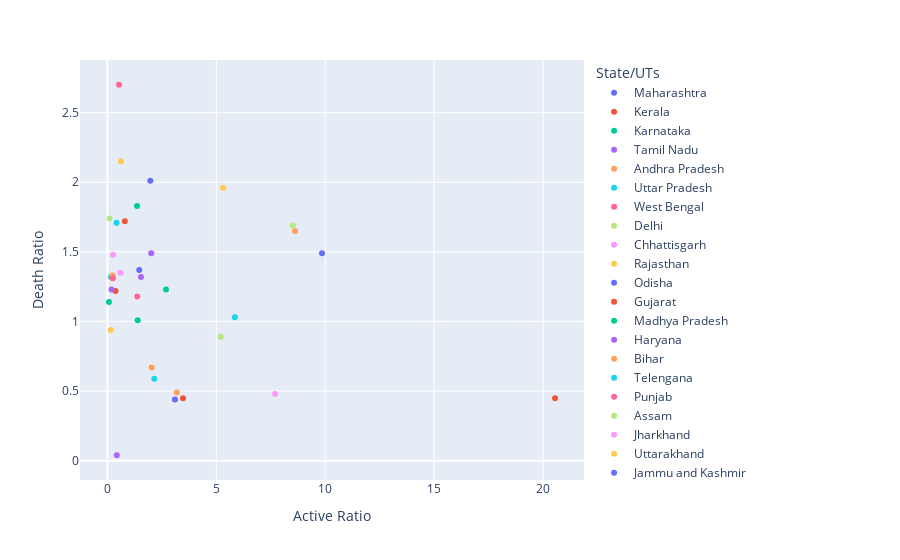

Notebook source saved alongside this figure:
### Code cell
px.scatter(data, x='Active Ratio',y='Death Ratio', color=data['State/UTs'])

### Figure 1 — Plotly figure (JSON) as saved in the notebook; plotly's stock layout.template omitted (floating-point values rounded to 4 significant figures)
{"data": [{"hovertemplate": "State/UTs=Maharashtra<br>Active Ratio=%{x}<br>Death Ratio=%{y}<extra></extra>", "legendgroup": "Maharashtra", "marker": {"color": "#636efa", "symbol": "circle"}, "mode": "markers", "name": "Maharashtra", "orientation": "v", "showlegend": true, "type": "scatter", "x": [1.97], "xaxis": "x", "y": [2.01], "yaxis": "y"}, {"hovertemplate": "State/UTs=Kerala<br>Active Ratio=%{x}<br>Death Ratio=%{y}<extra></extra>", "legendgroup": "Kerala", "marker": {"color": "#EF553B", "symbol": "circle"}, "mode": "markers", "name": "Kerala", "orientation": "v", "showlegend": true, "type": "scatter", "x": [3.47], "xaxis": "x", "y": [0.45], "yaxis": "y"}, {"hovertemplate": "State/UTs=Karnataka<br>Active Ratio=%{x}<br>Death Ratio=%{y}<extra></extra>", "legendgroup": "Karnataka", "marker": {"color": "#00cc96", "symbol": "circle"}, "mode": "markers", "name": "Karnataka", "orientation": "v", "showlegend": true, "type": "scatter", "x": [2.69], "xaxis": "x", "y": [1.23], "yaxis": "y"}, {"hovertemplate": "State/UTs=Tamil Nadu<br>Active Ratio=%{x}<br>Death Ratio=%{y}<extra></extra>", "legendgroup": "Tamil Nadu", "marker": {"color": "#ab63fa", "symbol": "circle"}, "mode": "markers", "name": "Tamil Nadu", "orientation": "v", "showlegend": true, "type": "scatter", "x": [1.54], "xaxis": "x", "y": [1.32], "yaxis": "y"}, {"hovertemplate": "State/UTs=Andhra Pradesh<br>Active Ratio=%{x}<br>Death Ratio=%{y}<extra></extra>", "legendgroup": "Andhra Pradesh", "marker": {"color": "#FFA15A", "symbol": "circle"}, "mode": "markers", "name": "Andhra Pradesh", "orientation": "v", "showlegend": true, "type": "scatter", "x": [2.03], "xaxis": "x", "y": [0.67], "yaxis": "y"}, {"hovertemplate": "State/UTs=Uttar Pradesh<br>Active Ratio=%{x}<br>Death Ratio=%{y}<extra></extra>", "legendgroup": "Uttar Pradesh", "marker": {"color": "#19d3f3", "symbol": "circle"}, "mode": "markers", "name": "Uttar Pradesh", "orientation": "v", "showlegend": true, "type": "scatter", "x": [0.16], "xaxis": "x", "y": [1.32], "yaxis": "y"}, {"hovertemplate": "State/UTs=West Bengal<br>Active Ratio=%{x}<br>Death Ratio=%{y}<extra></extra>", "legendgroup": "West Bengal", "marker": {"color": "#FF6692", "symbol": "circle"}, "mode": "markers", "name": "West Bengal", "orientation": "v", "showlegend": true, "type": "scatter", "x": [1.37], "xaxis": "x", "y": [1.18], "yaxis": "y"}, {"hovertemplate": "State/UTs=Delhi<br>Active Ratio=%{x}<br>Death Ratio=%{y}<extra></extra>", "legendgroup": "Delhi", "marker": {"color": "#B6E880", "symbol": "circle"}, "mode": "markers", "name": "Delhi", "orientation": "v", "showlegend": true, "type": "scatter", "x": [0.1], "xaxis": "x", "y": [1.74], "yaxis": "y"}, {"hovertemplate": "State/UTs=Chhattisgarh<br>Active Ratio=%{x}<br>Death Ratio=%{y}<extra></extra>", "legendgroup": "Chhattisgarh", "marker": {"color": "#FF97FF", "symbol": "circle"}, "mode": "markers", "name": "Chhattisgarh", "orientation": "v", "showlegend": true, "type": "scatter", "x": [0.6], "xaxis": "x", "y": [1.35], "yaxis": "y"}, {"hovertemplate": "State/UTs=Rajasthan<br>Active Ratio=%{x}<br>Death Ratio=%{y}<extra></extra>", "legendgroup": "Rajasthan", "marker": {"color": "#FECB52", "symbol": "circle"}, "mode": "markers", "name": "Rajasthan", "orientation": "v", "showlegend": true, "type": "scatter", "x": [0.15], "xaxis": "x", "y": [0.94], "yaxis": "y"}, {"hovertemplate": "State/UTs=Odisha<br>Active Ratio=%{x}<br>Death Ratio=%{y}<extra></extra>", "legendgroup": "Odisha", "marker": {"color": "#636efa", "symbol": "circle"}, "mode": "markers", "name": "Odisha", "orientation": "v", "showlegend": true, "type": "scatter", "x": [3.1], "xaxis": "x", "y": [0.44], "yaxis": "y"}, {"hovertemplate": "State/UTs=Gujarat<br>Active Ratio=%{x}<br>Death Ratio=%{y}<extra></extra>", "legendgroup": "Gujarat", "marker": {"color": "#EF553B", "symbol": "circle"}, "mode": "markers", "name": "Gujarat", "orientation": "v", "showlegend": true, "type": "scatter", "x": [0.37], "xaxis": "x", "y": [1.22], "yaxis": "y"}, {"hovertemplate": "State/UTs=Madhya Pradesh<br>Active Ratio=%{x}<br>Death Ratio=%{y}<extra></extra>", "legendgroup": "Madhya Pradesh", "marker": {"color": "#00cc96", "symbol": "circle"}, "mode": "markers", "name": "Madhya Pradesh", "orientation": "v", "showlegend": true, "type": "scatter", "x": [0.07], "xaxis": "x", "y": [1.14], "yaxis": "y"}, {"hovertemplate": "State/UTs=Haryana<br>Active Ratio=%{x}<br>Death Ratio=%{y}<extra></extra>", "legendgroup": "Haryana", "marker": {"color": "#ab63fa", "symbol": "circle"}, "mode": "markers", "name": "Haryana", "orientation": "v", "showlegend": true, "type": "scatter", "x": [0.19], "xaxis": "x", "y": [1.23], "yaxis": "y"}, {"hovertemplate": "State/UTs=Bihar<br>Active Ratio=%{x}<br>Death Ratio=%{y}<extra></extra>", "legendgroup": "Bihar", "marker": {"color": "#FFA15A", "symbol": "circle"}, "mode": "markers", "name": "Bihar", "orientation": "v", "showlegend": true, "type": "scatter", "x": [0.24], "xaxis": "x", "y": [1.33], "yaxis": "y"}, {"hovertemplate": "State/UTs=Telengana<br>Active Ratio=%{x}<br>Death Ratio=%{y}<extra></extra>", "legendgroup": "Telengana", "marker": {"color": "#19d3f3", "symbol": "circle"}, "mode": "markers", "name": "Telengana", "orientation": "v", "showlegend": true, "type": "scatter", "x": [2.15], "xaxis": "x", "y": [0.59], "yaxis": "y"}, {"hovertemplate": "State/UTs=Punjab<br>Active Ratio=%{x}<br>Death Ratio=%{y}<extra></extra>", "legendgroup": "Punjab", "marker": {"color": "#FF6692", "symbol": "circle"}, "mode": "markers", "name": "Punjab", "orientation": "v", "showlegend": true, "type": "scatter", "x": [0.53], "xaxis": "x", "y": [2.7], "yaxis": "y"}, {"hovertemplate": "State/UTs=Assam<br>Active Ratio=%{x}<br>Death Ratio=%{y}<extra></extra>", "legendgroup": "Assam", "marker": {"color": "#B6E880", "symbol": "circle"}, "mode": "markers", "name": "Assam", "orientation": "v", "showlegend": true, "type": "scatter", "x": [5.2], "xaxis": "x", "y": [0.89], "yaxis": "y"}, {"hovertemplate": "State/UTs=Jharkhand<br>Active Ratio=%{x}<br>Death Ratio=%{y}<extra></extra>", "legendgroup": "Jharkhand", "marker": {"color": "#FF97FF", "symbol": "circle"}, "mode": "markers", "name": "Jharkhand", "orientation": "v", "showlegend": true, "type": "scatter", "x": [0.26], "xaxis": "x", "y": [1.48], "yaxis": "y"}, {"hovertemplate": "State/UTs=Uttarakhand<br>Active Ratio=%{x}<br>Death Ratio=%{y}<extra></extra>", "legendgroup": "Uttarakhand", "marker": {"color": "#FECB52", "symbol": "circle"}, "mode": "markers", "name": "Uttarakhand", "orientation": "v", "showlegend": true, "type": "scatter", "x": [0.62], "xaxis": "x", "y": [2.15], "yaxis": "y"}, {"hovertemplate": "State/UTs=Jammu and Kashmir<br>Active Ratio=%{x}<br>Death Ratio=%{y}<extra></extra>", "legendgroup": "Jammu and Kashmir", "marker": {"color": "#636efa", "symbol": "circle"}, "mode": "markers", "name": "Jammu and Kashmir", "orientation": "v", "showlegend": true, "type": "scatter", "x": [1.46], "xaxis": "x", "y": [1.37], "yaxis": "y"}, {"hovertemplate": "State/UTs=Himachal Pradesh<br>Active Ratio=%{x}<br>Death Ratio=%{y}<extra></extra>", "legendgroup": "Himachal Pradesh", "marker": {"color": "#EF553B", "symbol": "circle"}, "mode": "markers", "name": "Himachal Pradesh", "orientation": "v", "showlegend": true, "type": "scatter", "x": [0.8], "xaxis": "x", "y": [1.72], "yaxis": "y"}, {"hovertemplate": "State/UTs=Goa<br>Active Ratio=%{x}<br>Death Ratio=%{y}<extra></extra>", "legendgroup": "Goa", "marker": {"color": "#00cc96", "symbol": "circle"}, "mode": "markers", "name": "Goa", "orientation": "v", "showlegend": true, "type": "scatter", "x": [1.36], "xaxis": "x", "y": [1.83], "yaxis": "y"}, {"hovertemplate": "State/UTs=Puducherry<br>Active Ratio=%{x}<br>Death Ratio=%{y}<extra></extra>", "legendgroup": "Puducherry", "marker": {"color": "#ab63fa", "symbol": "circle"}, "mode": "markers", "name": "Puducherry", "orientation": "v", "showlegend": true, "type": "scatter", "x": [2.01], "xaxis": "x", "y": [1.49], "yaxis": "y"}, {"hovertemplate": "State/UTs=Manipur<br>Active Ratio=%{x}<br>Death Ratio=%{y}<extra></extra>", "legendgroup": "Manipur", "marker": {"color": "#FFA15A", "symbol": "circle"}, "mode": "markers", "name": "Manipur", "orientation": "v", "showlegend": true, "type": "scatter", "x": [8.61], "xaxis": "x", "y": [1.65], "yaxis": "y"}, {"hovertemplate": "State/UTs=Tripura<br>Active Ratio=%{x}<br>Death Ratio=%{y}<extra></extra>", "legendgroup": "Tripura", "marker": {"color": "#19d3f3", "symbol": "circle"}, "mode": "markers", "name": "Tripura", "orientation": "v", "showlegend": true, "type": "scatter", "x": [5.85], "xaxis": "x", "y": [1.03], "yaxis": "y"}, {"hovertemplate": "State/UTs=Chandigarh<br>Active Ratio=%{x}<br>Death Ratio=%{y}<extra></extra>", "legendgroup": "Chandigarh", "marker": {"color": "#FF6692", "symbol": "circle"}, "mode": "markers", "name": "Chandigarh", "orientation": "v", "showlegend": true, "type": "scatter", "x": [0.25], "xaxis": "x", "y": [1.31], "yaxis": "y"}, {"hovertemplate": "State/UTs=Meghalaya<br>Active Ratio=%{x}<br>Death Ratio=%{y}<extra></extra>", "legendgroup": "Meghalaya", "marker": {"color": "#B6E880", "symbol": "circle"}, "mode": "markers", "name": "Meghalaya", "orientation": "v", "showlegend": true, "type": "scatter", "x": [8.51], "xaxis": "x", "y": [1.69], "yaxis": "y"}, {"hovertemplate": "State/UTs=Arunachal Pradesh<br>Active Ratio=%{x}<br>Death Ratio=%{y}<extra></extra>", "legendgroup": "Arunachal Pradesh", "marker": {"color": "#FF97FF", "symbol": "circle"}, "mode": "markers", "name": "Arunachal Pradesh", "orientation": "v", "showlegend": true, "type": "scatter", "x": [7.7], "xaxis": "x", "y": [0.48], "yaxis": "y"}, {"hovertemplate": "State/UTs=Nagaland<br>Active Ratio=%{x}<br>Death Ratio=%{y}<extra></extra>", "legendgroup": "Nagaland", "marker": {"color": "#FECB52", "symbol": "circle"}, "mode": "markers", "name": "Nagaland", "orientation": "v", "showlegend": true, "type": "scatter", "x": [5.31], "xaxis": "x", "y": [1.96], "yaxis": "y"}, {"hovertemplate": "State/UTs=Sikkim<br>Active Ratio=%{x}<br>Death Ratio=%{y}<extra></extra>", "legendgroup": "Sikkim", "marker": {"color": "#636efa", "symbol": "circle"}, "mode": "markers", "name": "Sikkim", "orientation": "v", "showlegend": true, "type": "scatter", "x": [9.85], "xaxis": "x", "y": [1.49], "yaxis": "y"}, {"hovertemplate": "State/UTs=Mizoram<br>Active Ratio=%{x}<br>Death Ratio=%{y}<extra></extra>", "legendgroup": "Mizoram", "marker": {"color": "#EF553B", "symbol": "circle"}, "mode": "markers", "name": "Mizoram", "orientation": "v", "showlegend": true, "type": "scatter", "x": [20.55], "xaxis": "x", "y": [0.45], "yaxis": "y"}, {"hovertemplate": "State/UTs=Ladakh<br>Active Ratio=%{x}<br>Death Ratio=%{y}<extra></extra>", "legendgroup": "Ladakh", "marker": {"color": "#00cc96", "symbol": "circle"}, "mode": "markers", "name": "Ladakh", "orientation": "v", "showlegend": true, "type": "scatter", "x": [1.39], "xaxis": "x", "y": [1.01], "yaxis": "y"}, {"hovertemplate": "State/UTs=Dadra and Nagar Haveli and Daman and Diu<br>Active Ratio=%{x}<br>Death Ratio=%{y}<extra></extra>", "legendgroup": "Dadra and Nagar Haveli and Daman and Diu", "marker": {"color": "#ab63fa", "symbol": "circle"}, "mode": "markers", "name": "Dadra and Nagar Haveli and Daman and Diu", "orientation": "v", "showlegend": true, "type": "scatter", "x": [0.43], "xaxis": "x", "y": [0.04], "yaxis": "y"}, {"hovertemplate": "State/UTs=Lakshadweep<br>Active Ratio=%{x}<br>Death Ratio=%{y}<extra></extra>", "legendgroup": "Lakshadweep", "marker": {"color": "#FFA15A", "symbol": "circle"}, "mode": "markers", "name": "Lakshadweep", "orientation": "v", "showlegend": true, "type": "scatter", "x": [3.18], "xaxis": "x", "y": [0.49], "yaxis": "y"}, {"hovertemplate": "State/UTs=Andaman and Nicobar<br>Active Ratio=%{x}<br>Death Ratio=%{y}<extra></extra>", "legendgroup": "Andaman and Nicobar", "marker": {"color": "#19d3f3", "symbol": "circle"}, "mode": "markers", "name": "Andaman and Nicobar", "orientation": "v", "showlegend": true, "type": "scatter", "x": [0.42], "xaxis": "x", "y": [1.71], "yaxis": "y"}], "layout": {"legend": {"title": {"text": "State/UTs"}, "tracegroupgap": 0}, "margin": {"t": 60}, "xaxis": {"anchor": "y", "domain": [0, 1], "title": {"text": "Active Ratio"}}, "yaxis": {"anchor": "x", "domain": [0, 1], "title": {"text": "Death Ratio"}}}}
